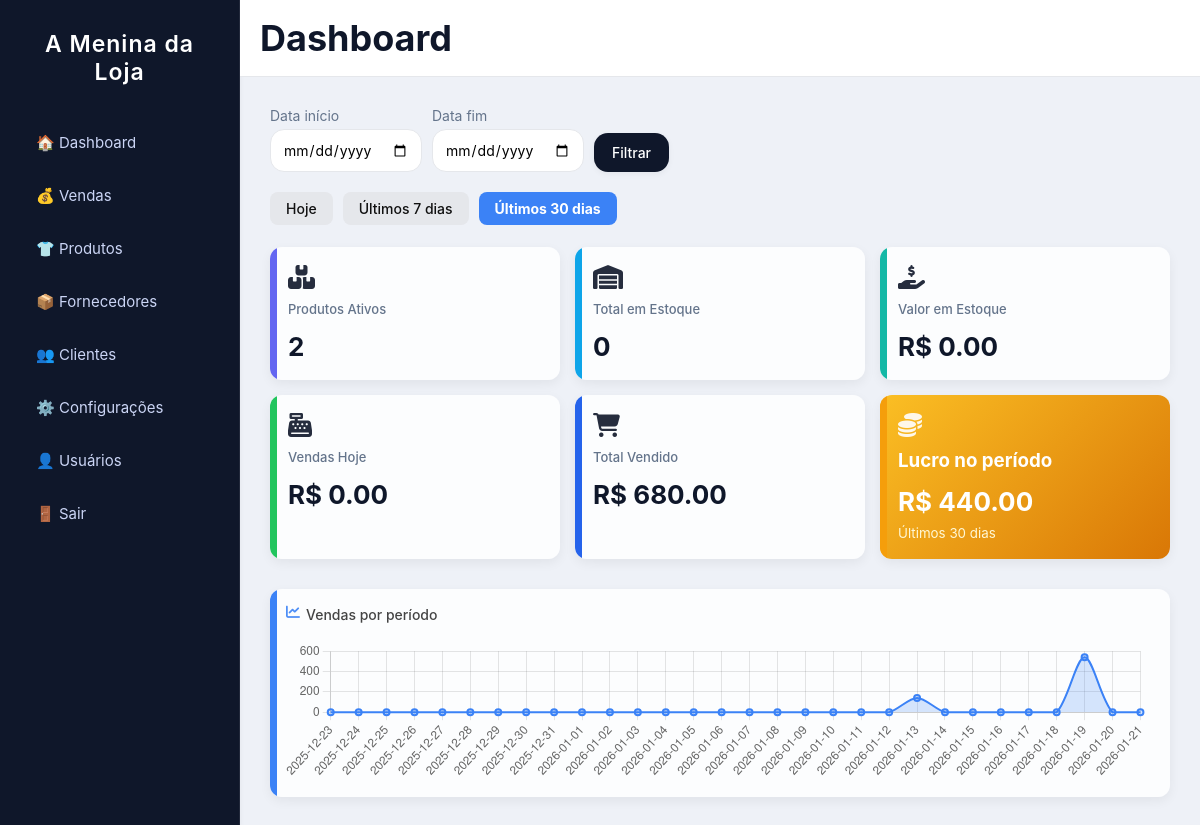
The page /dashboard (signed in) on the database as committed earlier.
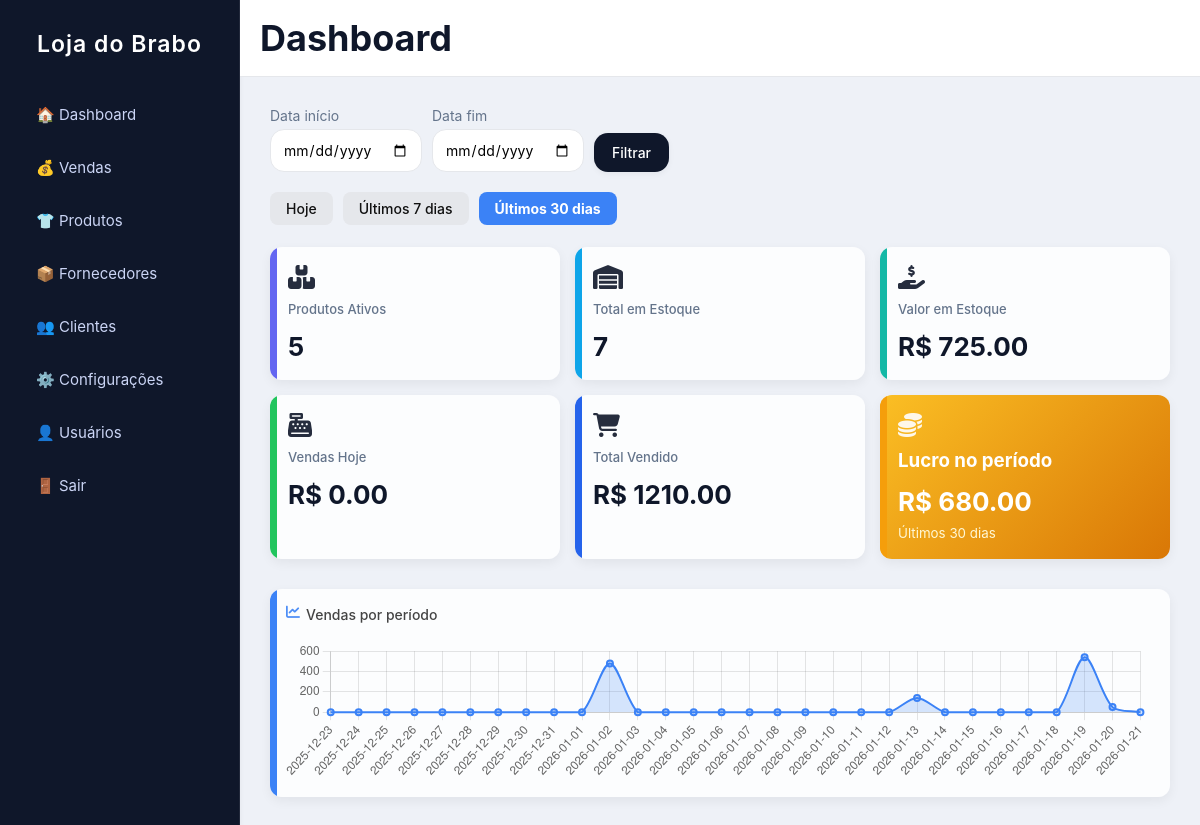
The same page on the database as committed later.
### app.py (models this page shows)
class Configuracao(db.Model):
    id = db.Column(db.Integer, primary_key=True)
    nome_loja = db.Column(db.String(100), default="A Menina da Loja")
    cor_primaria = db.Column(db.String(7), default="#2563eb")  # hexadecimal
    cor_sucesso = db.Column(db.String(7), default="#16a34a")
    cor_perigo = db.Column(db.String(7), default="#dc2626")

### app.py (the view)
@app.route("/dashboard")
@login_required
def dashboard():
    filtro = request.args.get("filtro")
    data_inicio = request.args.get("data_inicio")
    data_fim = request.args.get("data_fim")
    hoje = date.today()
    if data_inicio and data_fim:
        inicio = datetime.strptime(data_inicio, "%Y-%m-%d")
        fim = datetime.strptime(data_fim, "%Y-%m-%d")
        fim = datetime.combine(fim.date(), datetime.max.time())
        filtro = None  # 🔥 IMPORTANTE: desmarca botões
    elif filtro == "hoje":
        inicio = datetime.combine(hoje, datetime.min.time())
        fim = datetime.combine(hoje, datetime.max.time())
    elif filtro == "7":
        inicio = datetime.combine(hoje - timedelta(days=6), datetime.min.time())
        fim = datetime.combine(hoje, datetime.max.time())
    else:
        filtro = "30"
        inicio = datetime.combine(hoje - timedelta(days=29), datetime.min.time())
        fim = datetime.combine(hoje, datetime.max.time())
    total_produtos = Produto.query.count()
    total_estoque = db.session.query(
        func.coalesce(func.sum(Produto.quantidade), 0)
    ).scalar()
    valor_estoque = db.session.query(
        func.coalesce(func.sum(Produto.preco_custo * Produto.quantidade), 0)
    ).scalar()
    total_vendas = db.session.query(
        func.coalesce(func.sum(Venda.quantidade * Venda.preco_unitario), 0)
    ).filter(
        Venda.data.between(inicio, fim)
    ).scalar()
    vendas_dia = db.session.query(
        func.coalesce(func.sum(Venda.quantidade * Venda.preco_unitario), 0)
    ).filter(
        func.date(Venda.data) == hoje
    ).scalar()
    lucro_total = db.session.query(
        func.coalesce(
            func.sum((Venda.preco_unitario - Produto.preco_custo) * Venda.quantidade),
            0
        )
    ).join(Produto).filter(
        Venda.data.between(inicio, fim)
    ).scalar()
    vendas_db = db.session.query(
        func.strftime("%Y-%m-%d", Venda.data),
        func.sum(Venda.quantidade * Venda.preco_unitario)
    ).filter(
        Venda.data.between(inicio, fim)
    ).group_by(
        func.strftime("%Y-%m-%d", Venda.data)
    ).all()
    mapa = dict(vendas_db)
    dias, valores = [], []
    d = inicio.date()
    while d <= fim.date():
        chave = d.strftime("%Y-%m-%d")
        dias.append(chave)
        valores.append(float(mapa.get(chave, 0)))
        d += timedelta(days=1)
    return render_template(
        "dashboard.html",
        total_produtos=total_produtos,
        total_estoque=total_estoque,
        valor_estoque=valor_estoque,
        vendas_dia=vendas_dia,
        total_vendas=total_vendas,
        lucro_total=lucro_total,
        dias=dias,
        valores=valores,
        filtro=filtro
    )

### app.py (called while the page is built)
@login_manager.user_loader
def load_user(user_id):
    return Usuario.query.get(int(user_id))

@app.context_processor
def inject_config():
    config = Configuracao.query.first()
    return dict(config=config)

### templates/dashboard.html (shortened to what this page needs)
{% extends "base.html" %}
{% block header %}Dashboard{% endblock %}
{% block content %}
<link rel="stylesheet" href="https://cdnjs.cloudflare.com/ajax/libs/font-awesome/6.5.0/css/all.min.css">
<form method="get" style="display:flex;gap:10px;align-items:end;margin-bottom:20px;">
    <div>
        <label>Data início</label>
        <input type="date" name="data_inicio" value="{{ request.args.get('data_inicio', '') }}">
    </div>
    <div>
        <label>Data fim</label>
        <input type="date" name="data_fim" value="{{ request.args.get('data_fim', '') }}">
    </div>
    <button type="submit">Filtrar</button>
</form>
<div class="filtros-rapidos">
    <a href="{{ url_for('dashboard', filtro='hoje') }}" class="filtro {{ 'ativo' if filtro == 'hoje' else '' }}">Hoje</a>
    <a href="{{ url_for('dashboard', filtro='7') }}" class="filtro {{ 'ativo' if filtro == '7' else '' }}">Últimos 7 dias</a>
    <a href="{{ url_for('dashboard', filtro='30') }}" class="filtro {{ 'ativo' if filtro == '30' else '' }}">Últimos 30 dias</a>
</div>
<div class="grid-cards">
    <div class="card produtos">
        <i class="fa-solid fa-boxes-stacked"></i>
        <span>Produtos Ativos</span>
        <strong>{{ total_produtos }}</strong>
    </div>
    <div class="card estoque">
        <i class="fa-solid fa-warehouse"></i>
        <span>Total em Estoque</span>
        <strong>{{ total_estoque }}</strong>
    </div>
    <div class="card valor">
        <i class="fa-solid fa-hand-holding-dollar"></i>
        <span>Valor em Estoque</span>
        <strong>R$ {{ "%.2f"|format(valor_estoque) }}</strong>
    </div>
    <div class="card hoje">
        <i class="fa-solid fa-cash-register"></i>
        <span>Vendas Hoje</span>
        <strong>R$ {{ "%.2f"|format(vendas_dia) }}</strong>
    </div>
    <div class="card total">
        <i class="fa-solid fa-cart-shopping"></i>
        <span>Total Vendido</span>
        <strong>R$ {{ "%.2f"|format(total_vendas) }}</strong>
    </div>
    <div class="card lucro">
        <i class="fa-solid fa-coins"></i>
        <h3>Lucro no período</h3>
        <strong>R$ {{ "%.2f"|format(lucro_total) }}</strong>
        <small>
            {{ "Hoje" if filtro == "hoje"
               else "Últimos 7 dias" if filtro == "7"
               else "Últimos 30 dias" }}
        </small>
    </div>
</div>
<div class="card grafico">
    <div class="grafico-header">
        <i class="fa-solid fa-chart-line"></i>
        <span>Vendas por período</span>
    </div>
    <div class="grafico-body">
        <canvas id="graficoVendas"></canvas>
    </div>
</div>
<script>
document.addEventListener('DOMContentLoaded', function () {
    const canvas = document.getElementById('graficoVendas');
    if (!canvas) return;
    new Chart(canvas, {
        type: 'line',
        data: {
            labels: {{ dias | tojson }},
            datasets: [{
                label: 'Vendas (R$)',
                data: {{ valores | tojson }},
                borderColor: '#3b82f6',
                backgroundColor: 'rgba(59,130,246,0.2)',
                borderWidth: 2,
                tension: 0.3,
                fill: true
            }]
        },
        options: {
            responsive: true,
            maintainAspectRatio: false,
            scales: {
                y: { beginAtZero: true }
            },
            plugins: {
                legend: { display: false }
            }
        }
    });
});
</script>
{% endblock %}

### templates/base.html (shortened to what this page needs)
<!DOCTYPE html>
<html lang="pt-br">
<head>
    <link rel="stylesheet" href="{{ url_for('static', filename='style.css') }}">
</head>
<body>
<div class="wrapper">
    <aside class="sidebar" id="sidebar">
        <h2 class="logo">{{ config.nome_loja }}</h2>
        <nav class="menu">
            <a href="{{ url_for('dashboard') }}">🏠 Dashboard</a>
            <a href="{{ url_for('listar_vendas') }}">💰 Vendas</a>
            <a href="{{ url_for('listar_produtos') }}">👕 Produtos</a>
            <a href="#">📦 Fornecedores</a>
            <a href="#">👥 Clientes</a>
            <a href="{{ url_for('configuracoes') }}">⚙️ Configurações</a>
            <a href="{{ url_for('configuracoes_usuarios') }}">👤 Usuários</a>
        </nav>
        <a class="logout" href="{{ url_for('logout') }}">🚪 Sair</a>
    </aside>
    <main class="main">
        <header class="topbar">
            <h1>{% block header %}{% endblock %}</h1>
        </header>
        <section class="content">
            {% block content %}{% endblock %}
        </section>
    </main>
</div>
</body>
</html>

Rows that differ between the two databases and show on the page:
changed Configuracao: nome_loja "A Menina da Loja" → "Loja do Brabo"
Other text that changed with them:
{{ total_produtos }}: "2" → "5"
{{ total_estoque }}: "0" → "7"
{{ "%.2f"|format(valor_estoque) }}: "0.00" → "725.00"
{{ "%.2f"|format(total_vendas) }}: "680.00" → "1210.00"
{{ "%.2f"|format(lucro_total) }}: "440.00" → "680.00"
chart data {{ valores | tojson }}: [0.0, 0.0, 0.0, 0.0, 0.0, 0.0, 0.0, 0.0, 0.0, 0.0, 0.0, 0.0, 0.0, 0.0, 0.0, 0.0, 0.0, 0.0, 0.0, 0.0, 0.0, 140.0, 0.0, 0.0, 0.0, 0.0, 0.0, 540.0, 0.0, 0.0] → [0.0, 0.0, 0.0, 0.0, 0.0, 0.0, 0.0, 0.0, 0.0, 0.0, 480.0, 0.0, 0.0, 0.0, 0.0, 0.0, 0.0, 0.0, 0.0, 0.0, 0.0, 140.0, 0.0, 0.0, 0.0, 0.0, 0.0, 540.0, 50.0, 0.0]
